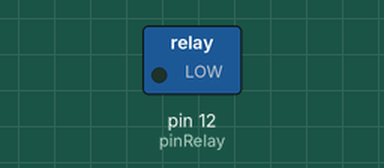
This sketch was run on a simulated Arduino Uno, built with avr-gcc and run on an emulated ATmega328P. On the bench: switched loads named in the sketch (green lamp = pin HIGH). Dashed ring = blinking. The local clock reads 2024-03-15 10:24:30 at power-on unless the sketch sets it; what the sketch prints to the serial monitor is not drawn.

Above: at 0.5 s.
Timing chart, 0 to 4.6 s (numbered marks = the images above):
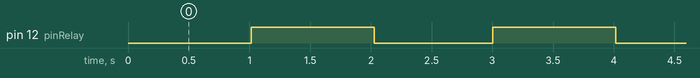

The sketch:

001._Relay_RTC_Modul.fzz.ino
```cpp
#include <virtuabotixRTC.h>
virtuabotixRTC myRTC(6,7,8);
const int pinRelay = 12;


void setup(){
Serial.begin(9600);
pinMode(pinRelay, OUTPUT);
digitalWrite(pinRelay, HIGH);
}

void loop(){
  myRTC.updateTime();
  if(myRTC.seconds % 2 == 0 ){
      Serial.println("Relay nyala");
      Serial.println(myRTC.seconds);
      digitalWrite(pinRelay, LOW);
  }else{
    digitalWrite(pinRelay, HIGH);
    Serial.println("Relay mati");
    Serial.println(myRTC.seconds);
  }
}
```

Measured:
- by itself, pin 12 (pinRelay): alternates HIGH for 1.0 s and LOW for 0.98 s
